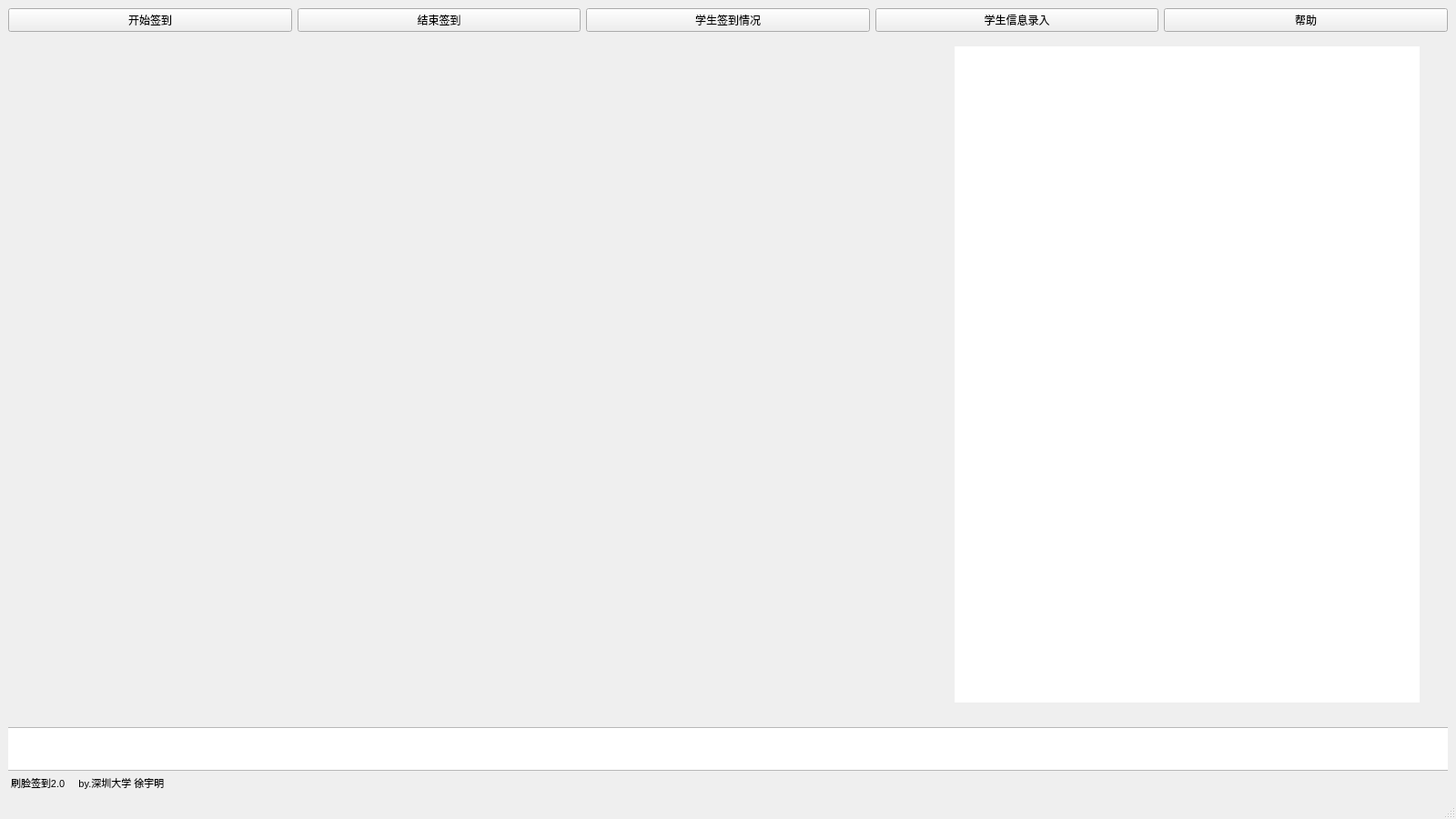
<?xml version="1.0" encoding="UTF-8"?>
<ui version="4.0">
 <class>CamShow</class>
 <widget class="QMainWindow" name="CamShow">
  <property name="geometry">
   <rect>
    <x>0</x>
    <y>0</y>
    <width>1600</width>
    <height>900</height>
   </rect>
  </property>
  <property name="minimumSize">
   <size>
    <width>1600</width>
    <height>900</height>
   </size>
  </property>
  <property name="maximumSize">
   <size>
    <width>1600</width>
    <height>900</height>
   </size>
  </property>
  <property name="windowTitle">
   <string>刷脸签到</string>
  </property>
  <property name="autoFillBackground">
   <bool>false</bool>
  </property>
  <property name="styleSheet">
   <string notr="true"/>
  </property>
  <property name="iconSize">
   <size>
    <width>0</width>
    <height>0</height>
   </size>
  </property>
  <widget class="QWidget" name="centralwidget">
   <layout class="QGridLayout" name="gridLayout">
    <item row="0" column="2">
     <widget class="QPushButton" name="pushButton_3">
      <property name="text">
       <string>学生签到情况</string>
      </property>
     </widget>
    </item>
    <item row="0" column="0">
     <widget class="QPushButton" name="pushButton_1">
      <property name="text">
       <string>开始签到</string>
      </property>
     </widget>
    </item>
    <item row="0" column="4">
     <widget class="QPushButton" name="pushButton_5">
      <property name="text">
       <string>帮助</string>
      </property>
     </widget>
    </item>
    <item row="0" column="3">
     <widget class="QPushButton" name="pushButton_4">
      <property name="text">
       <string>学生信息录入</string>
      </property>
     </widget>
    </item>
    <item row="2" column="0" colspan="5">
     <widget class="QFrame" name="frame_2">
      <property name="minimumSize">
       <size>
        <width>0</width>
        <height>70</height>
       </size>
      </property>
      <property name="maximumSize">
       <size>
        <width>16777215</width>
        <height>70</height>
       </size>
      </property>
      <property name="frameShape">
       <enum>QFrame::NoFrame</enum>
      </property>
      <property name="frameShadow">
       <enum>QFrame::Raised</enum>
      </property>
      <widget class="QLabel" name="label">
       <property name="geometry">
        <rect>
         <x>0</x>
         <y>51</y>
         <width>511</width>
         <height>20</height>
        </rect>
       </property>
       <property name="minimumSize">
        <size>
         <width>0</width>
         <height>0</height>
        </size>
       </property>
       <property name="maximumSize">
        <size>
         <width>16777215</width>
         <height>16777215</height>
        </size>
       </property>
       <property name="font">
        <font>
         <pointsize>8</pointsize>
        </font>
       </property>
       <property name="text">
        <string> 刷脸签到2.0     by.深圳大学 徐宇明</string>
       </property>
       <property name="textFormat">
        <enum>Qt::AutoText</enum>
       </property>
       <property name="alignment">
        <set>Qt::AlignLeading|Qt::AlignLeft|Qt::AlignVCenter</set>
       </property>
      </widget>
      <widget class="QTextBrowser" name="tips_browser">
       <property name="geometry">
        <rect>
         <x>-20</x>
         <y>0</y>
         <width>1611</width>
         <height>48</height>
        </rect>
       </property>
       <property name="font">
        <font>
         <pointsize>16</pointsize>
         <weight>75</weight>
         <bold>true</bold>
        </font>
       </property>
      </widget>
     </widget>
    </item>
    <item row="0" column="1">
     <widget class="QPushButton" name="pushButton_2">
      <property name="text">
       <string>结束签到</string>
      </property>
     </widget>
    </item>
    <item row="1" column="0" colspan="5">
     <widget class="QFrame" name="frame_1">
      <property name="frameShape">
       <enum>QFrame::NoFrame</enum>
      </property>
      <property name="frameShadow">
       <enum>QFrame::Raised</enum>
      </property>
      <widget class="QLabel" name="video_show_label">
       <property name="geometry">
        <rect>
         <x>20</x>
         <y>10</y>
         <width>960</width>
         <height>720</height>
        </rect>
       </property>
       <property name="frameShape">
        <enum>QFrame::NoFrame</enum>
       </property>
       <property name="text">
        <string/>
       </property>
      </widget>
      <widget class="QTextBrowser" name="textBrowser">
       <property name="geometry">
        <rect>
         <x>1040</x>
         <y>10</y>
         <width>511</width>
         <height>721</height>
        </rect>
       </property>
       <property name="font">
        <font>
         <pointsize>10</pointsize>
        </font>
       </property>
       <property name="frameShape">
        <enum>QFrame::NoFrame</enum>
       </property>
      </widget>
     </widget>
    </item>
   </layout>
  </widget>
  <widget class="QMenuBar" name="menubar">
   <property name="geometry">
    <rect>
     <x>0</x>
     <y>0</y>
     <width>1600</width>
     <height>18</height>
    </rect>
   </property>
  </widget>
  <widget class="QStatusBar" name="statusbar"/>
 </widget>
 <tabstops>
  <tabstop>pushButton_1</tabstop>
  <tabstop>pushButton_2</tabstop>
  <tabstop>pushButton_3</tabstop>
  <tabstop>pushButton_4</tabstop>
  <tabstop>pushButton_5</tabstop>
 </tabstops>
 <resources/>
 <connections/>
</ui>
